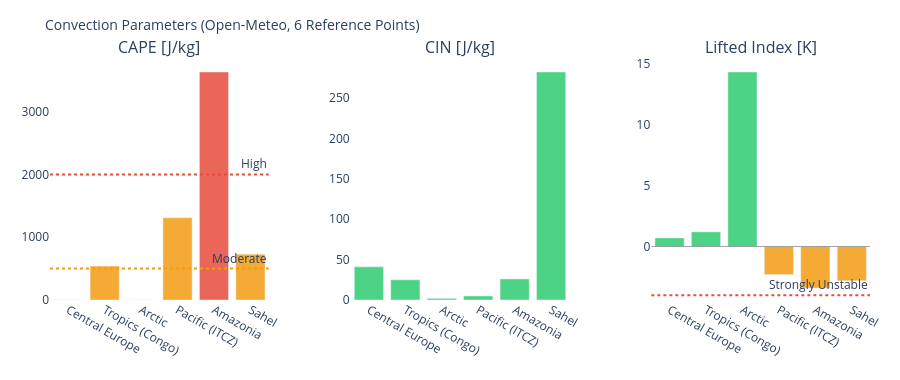

The code cell stored with this chart in its notebook:
### Markdown cell above
---
## 3. Visualizations

### Code cell
# ============================================================
# CAPE / CIN / LIFTED INDEX – Convection potential
# ============================================================

if not df_atm.empty:
    fig = make_subplots(
        rows=1, cols=3,
        subplot_titles=['CAPE [J/kg]', 'CIN [J/kg]', 'Lifted Index [K]'],
        horizontal_spacing=0.1
    )
    pts = df_atm['point'].tolist()
    pt_colors = ['#E85D24','#185FA5','#888780','#378ADD','#639922','#F2A623']

    # CAPE – höher = mehr Gewitterpotential
    cape_vals = df_atm['cape'].fillna(0).tolist()
    cape_colors = ['#e74c3c' if v > 2000 else '#f39c12' if v > 500 else '#2ecc71'
                   for v in cape_vals]
    fig.add_trace(go.Bar(x=pts, y=cape_vals, marker_color=cape_colors,
                         opacity=0.85, showlegend=False), row=1, col=1)
    fig.add_hline(y=2000, line_dash='dot', line_color='#e74c3c',
                  annotation_text='High', row=1, col=1)
    fig.add_hline(y=500,  line_dash='dot', line_color='#f39c12',
                  annotation_text='Moderate', row=1, col=1)

    # CIN – negativer = stärker gedeckelt (weniger Auslöse)
    cin_vals = df_atm['cin'].fillna(0).tolist()
    cin_colors = ['#e74c3c' if v < -200 else '#f39c12' if v < -50 else '#2ecc71'
                  for v in cin_vals]
    fig.add_trace(go.Bar(x=pts, y=cin_vals, marker_color=cin_colors,
                         opacity=0.85, showlegend=False), row=1, col=2)

    # Lifted Index – negativ = instabil
    li_vals = df_atm['li'].fillna(0).tolist()
    li_colors = ['#e74c3c' if v < -4 else '#f39c12' if v < 0 else '#2ecc71'
                 for v in li_vals]
    fig.add_trace(go.Bar(x=pts, y=li_vals, marker_color=li_colors,
                         opacity=0.85, showlegend=False), row=1, col=3)
    fig.add_hline(y=0, line_color='gray', line_width=0.7, row=1, col=3)
    fig.add_hline(y=-4, line_dash='dot', line_color='#e74c3c',
                  annotation_text='Strongly Unstable', row=1, col=3)

    fig.update_layout(
        title=dict(text='Convection Parameters (Open-Meteo, 6 Reference Points)', font=dict(size=14)),
        height=380, plot_bgcolor='rgba(0,0,0,0)', paper_bgcolor='rgba(0,0,0,0)',
        margin=dict(l=50, r=30, t=60, b=80)
    )
    fig.update_xaxes(tickangle=30)
    fig.show()

### Figure 1 — Plotly figure (JSON) as saved in the notebook; plotly's stock layout.template omitted (floating-point values rounded to 4 significant figures)
{"data": [{"marker": {"color": ["#2ecc71", "#f39c12", "#2ecc71", "#f39c12", "#e74c3c", "#f39c12"]}, "opacity": 0.85, "showlegend": false, "type": "bar", "x": ["Central Europe", "Tropics (Congo)", "Arctic", "Pacific (ITCZ)", "Amazonia", "Sahel"], "xaxis": "x", "y": [0.0, 540.0, 0.0, 1310.0, 3630.0, 730.0], "yaxis": "y"}, {"marker": {"color": ["#2ecc71", "#2ecc71", "#2ecc71", "#2ecc71", "#2ecc71", "#2ecc71"]}, "opacity": 0.85, "showlegend": false, "type": "bar", "x": ["Central Europe", "Tropics (Congo)", "Arctic", "Pacific (ITCZ)", "Amazonia", "Sahel"], "xaxis": "x2", "y": [41.0, 25.0, 2.0, 5.0, 26.0, 282.0], "yaxis": "y2"}, {"marker": {"color": ["#2ecc71", "#2ecc71", "#2ecc71", "#f39c12", "#f39c12", "#f39c12"]}, "opacity": 0.85, "showlegend": false, "type": "bar", "x": ["Central Europe", "Tropics (Congo)", "Arctic", "Pacific (ITCZ)", "Amazonia", "Sahel"], "xaxis": "x3", "y": [0.7, 1.2, 14.3, -2.3, -3.4, -2.8], "yaxis": "y3"}], "layout": {"annotations": [{"font": {"size": 16}, "showarrow": false, "text": "CAPE [J/kg]", "x": 0.1333, "xanchor": "center", "xref": "paper", "y": 1.0, "yanchor": "bottom", "yref": "paper"}, {"font": {"size": 16}, "showarrow": false, "text": "CIN [J/kg]", "x": 0.5, "xanchor": "center", "xref": "paper", "y": 1.0, "yanchor": "bottom", "yref": "paper"}, {"font": {"size": 16}, "showarrow": false, "text": "Lifted Index [K]", "x": 0.8667, "xanchor": "center", "xref": "paper", "y": 1.0, "yanchor": "bottom", "yref": "paper"}, {"showarrow": false, "text": "High", "x": 1, "xanchor": "right", "xref": "x domain", "y": 2000, "yanchor": "bottom", "yref": "y"}, {"showarrow": false, "text": "Moderate", "x": 1, "xanchor": "right", "xref": "x domain", "y": 500, "yanchor": "bottom", "yref": "y"}, {"showarrow": false, "text": "Strongly Unstable", "x": 1, "xanchor": "right", "xref": "x3 domain", "y": -4, "yanchor": "bottom", "yref": "y3"}], "height": 380, "margin": {"b": 80, "l": 50, "r": 30, "t": 60}, "paper_bgcolor": "rgba(0,0,0,0)", "plot_bgcolor": "rgba(0,0,0,0)", "shapes": [{"line": {"color": "#e74c3c", "dash": "dot"}, "type": "line", "x0": 0, "x1": 1, "xref": "x domain", "y0": 2000, "y1": 2000, "yref": "y"}, {"line": {"color": "#f39c12", "dash": "dot"}, "type": "line", "x0": 0, "x1": 1, "xref": "x domain", "y0": 500, "y1": 500, "yref": "y"}, {"line": {"color": "gray", "width": 0.7}, "type": "line", "x0": 0, "x1": 1, "xref": "x3 domain", "y0": 0, "y1": 0, "yref": "y3"}, {"line": {"color": "#e74c3c", "dash": "dot"}, "type": "line", "x0": 0, "x1": 1, "xref": "x3 domain", "y0": -4, "y1": -4, "yref": "y3"}], "title": {"font": {"size": 14}, "text": "Convection Parameters (Open-Meteo, 6 Reference Points)"}, "xaxis": {"anchor": "y", "domain": [0.0, 0.2667], "tickangle": 30}, "xaxis2": {"anchor": "y2", "domain": [0.3667, 0.6333], "tickangle": 30}, "xaxis3": {"anchor": "y3", "domain": [0.7333, 1.0], "tickangle": 30}, "yaxis": {"anchor": "x", "domain": [0.0, 1.0]}, "yaxis2": {"anchor": "x2", "domain": [0.0, 1.0]}, "yaxis3": {"anchor": "x3", "domain": [0.0, 1.0]}}}
